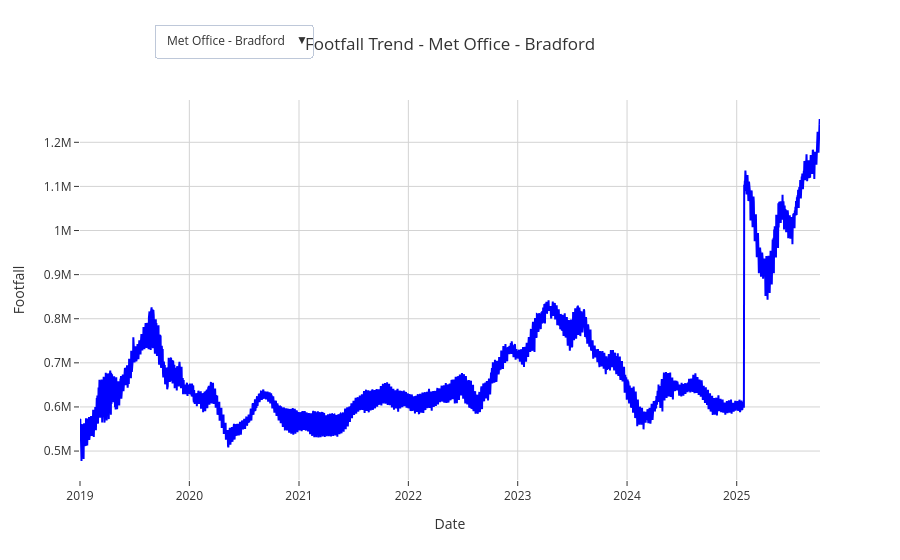

This figure's notebook cell:
### Markdown cell above
Explore footfall time series (interactive plot which can be re-used in future dashboards)

### Code cell
#Plot interactive line graph of footfall throughout time,
#with button to select area of interest
# with hover option to check exact daily footfall count

import plotly.graph_objects as go

#Isolate regions and 
regions = footfall['centre_name'].unique()

#Create initial figure
fig_BradFF = go.Figure()
buttons = []
trace_count = 0

#Loop through each region
for i, region in enumerate(regions):
    df_region = footfall[footfall['centre_name'] == region].sort_values('datestamp')
    
    #Add traces for this variable
    fig_BradFF.add_scatter(
            x= df_region['datestamp'],
            y= df_region['estimated_actual_footfall_rolling'],
            mode='lines',
            name= region,
            line= dict(color='blue', width=2, dash='solid'),
            visible= (i==0), #only first is visible initially
            hovertemplate= '📅 %{x|%Y-%m-%d}<br> 👣Footfall: %{y:.1f}'
    )
    
    trace_count += 1

#Add buttons for dropdown menu
for i, region in enumerate(regions):
    visible_array = [False] * trace_count
    visible_array[i] = True
    buttons.append(dict(
        label=region,
        method='update',
        args=[{'visible': visible_array},
            {'title': f'Footfall Trend - {region}'}]
    ))

#Add dropdown and choose layout
fig_BradFF.update_layout(
    title= f'Footfall Trend - {regions[0]}',
    xaxis = dict(
        title= 'Date',
        showgrid= True,
        gridcolor='lightgrey',
        zeroline= False
    ),
    yaxis= dict(
        title='Footfall',
        showgrid= True,
        gridcolor='lightgrey',
        zeroline= False
    ),
    template= 'ggplot2',
    plot_bgcolor='rgba(0,0,0,0)',
    paper_bgcolor='rgba(0,0,0,0)',
    updatemenus=[dict(
        active=0,
        buttons=buttons,
        x= 0.1,
        y=1.2,
        xanchor= 'left',
        yanchor= 'top',
        direction='down',
        showactive= True
    )],
)

fig_BradFF.show()

### Figure 1 — Plotly figure (JSON) as saved in the notebook; plotly's stock layout.template omitted (floating-point values rounded to 4 significant figures; data arrays with more than 128 entries replaced by an {"elided": "..."} marker saying what was removed)
{"data": [{"hovertemplate": "📅 %{x|%Y-%m-%d}<br> 👣Footfall: %{y:.1f}", "line": {"color": "blue", "dash": "solid", "width": 2}, "mode": "lines", "name": "Met Office - Bradford", "type": "scatter", "visible": true, "x": {"elided": "2470 str values"}, "y": {"elided": "2470 int values"}}], "layout": {"paper_bgcolor": "rgba(0,0,0,0)", "plot_bgcolor": "rgba(0,0,0,0)", "title": {"text": "Footfall Trend - Met Office - Bradford"}, "updatemenus": [{"active": 0, "buttons": [{"args": [{"visible": [true]}, {"title": "Footfall Trend - Met Office - Bradford"}], "label": "Met Office - Bradford", "method": "update"}], "direction": "down", "showactive": true, "x": 0.1, "xanchor": "left", "y": 1.2, "yanchor": "top"}], "xaxis": {"gridcolor": "lightgrey", "showgrid": true, "title": {"text": "Date"}, "zeroline": false}, "yaxis": {"gridcolor": "lightgrey", "showgrid": true, "title": {"text": "Footfall"}, "zeroline": false}}}
